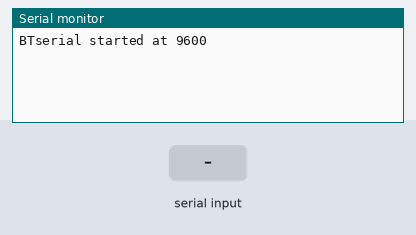
Recording of a sketch running on a simulated Arduino Uno, built with avr-gcc and run on an emulated ATmega328P. Shown: the last lines printed to the serial monitor. The test bench sets the inputs (shaded band).

Above: at 2.2 s.
2.3 s: "1" received over the second serial link
At 3.5 s:
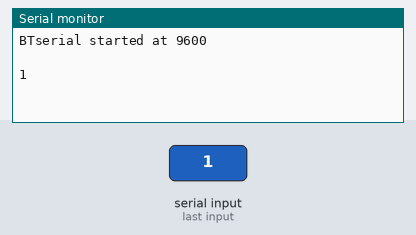
3.8 s: "0" received over the second serial link
At 4.6 s:
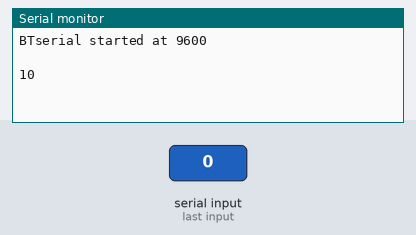

The sketch:

hm-10_bridge.ino
```cpp
//  Sketc: basicSerialWithNL_001
//
//  Uses hardware serial to talk to the host computer and software serial
//  for communication with the Bluetooth module
//  Intended for Bluetooth devices that require line end characters "\r\n"
//
//  Pins
//  Arduino 5V out TO BT VCC
//  Arduino GND to BT GND
//  Arduino D9 to BT RX through a voltage divider
//  Arduino D8 BT TX (no need voltage divider)
//
//  When a command is entered in the serial monitor on the computer
//  the Arduino will relay it to the bluetooth module and display the result.
//


#include <SoftwareSerial.h>
SoftwareSerial BTserial(2,3); // ( RX, TX )

const long baudRate = 9600;   // HM-10 Default : 9600 ; 115200


char PCbuff[50];
char BTbuff[50];
int PCi=0;
char c;

void setup()
{
    Serial.begin(baudRate);
    BTserial.begin(baudRate);

    delay(1000);
    Serial.print("BTserial started at "); Serial.println(baudRate);
    Serial.println(" ");

//    PCbuff = "";
//    BTbuff = "";
}


void loop()
{

    // Read from the Bluetooth module and send to the Arduino Serial Monitor
    if (BTserial.available())
    {
        c = BTserial.read();
        Serial.write(c);
    }

    if( Serial.available())
    {
      c = Serial.read();
      BTserial.write(c);
    }

    // Read from the Serial Monitor and send to the Bluetooth module
//    if (Serial.available())
//    {
//        c = Serial.read();
//        PCbuff[PCi] = c;
//        PCi++;
//        //if(c!=10 && c!=13)
//        if(c==10 || c==13)
//        {
//          Serial.print("> ");
//          for( uint8_t x=0; x<PCi; x++){
//            BTserial.write(c);
//            Serial.print( PCbuff[x] );
//          }
//          Serial.println();
//          PCi = 0;
//        }
//    }

}
```

Measured:
- after the input at 2.3 s, the serial monitor: prints a new line at once (image 1)
- after the input at 3.8 s, the serial monitor: prints a new line at once (image 2)
